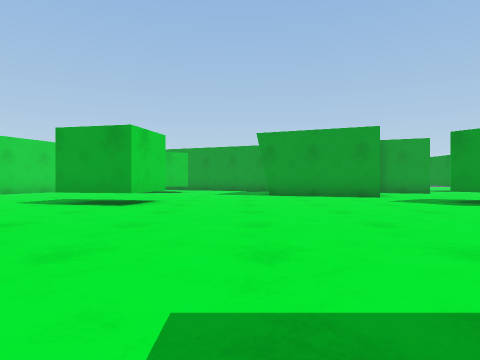
[1] (above)

24 first-person views from a walk through a Unity game level. The camera is 0.58 m above the floor, looks level and sees 75° across. The floor is counted in squares, 1 m on a side. Each view is taken from the middle of a square. On the plan, view 1 faces up. The plan holds only what a view shows up to about 9 squares ahead; the rest is blank. The place goes on beyond the plan. Surface patterns are stand-ins for the level's own textures.

[2]
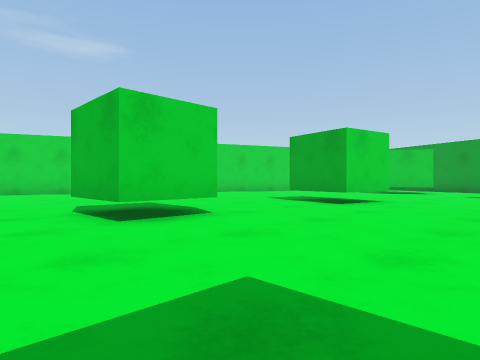

[3]
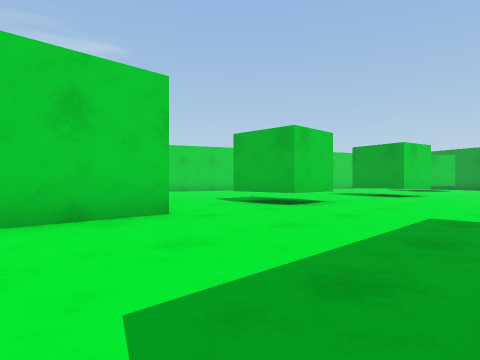

[4]
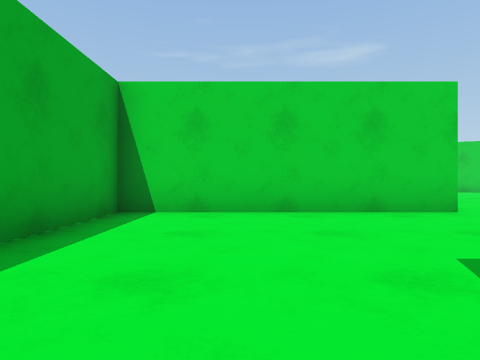

[5]
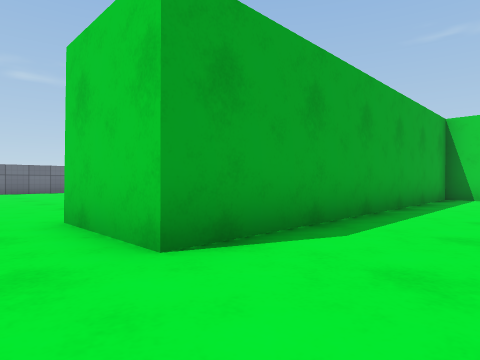

[6]
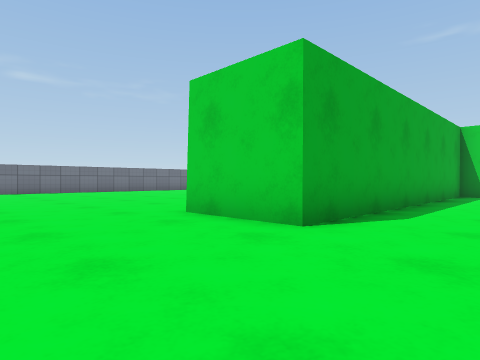

[7]
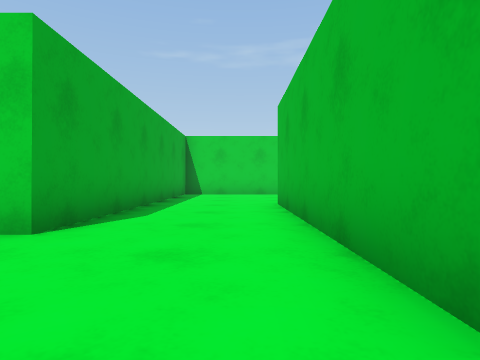

[8]
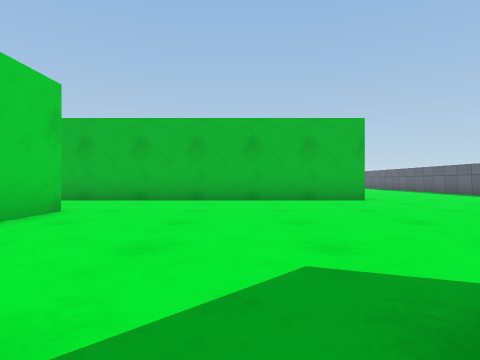

[9]
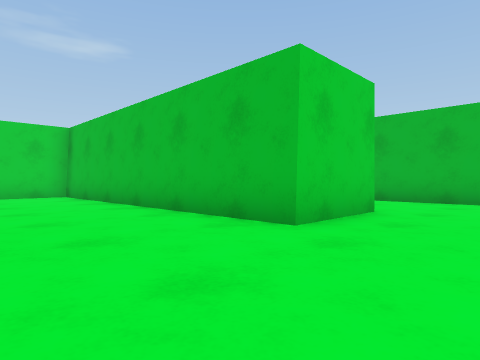

[10]
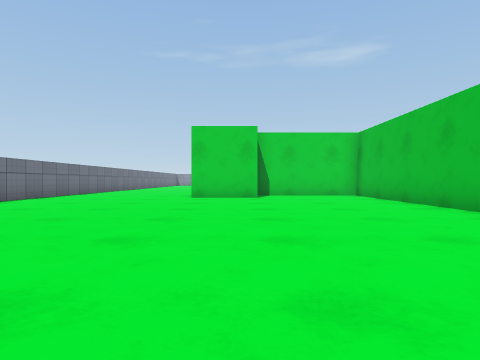

[11]
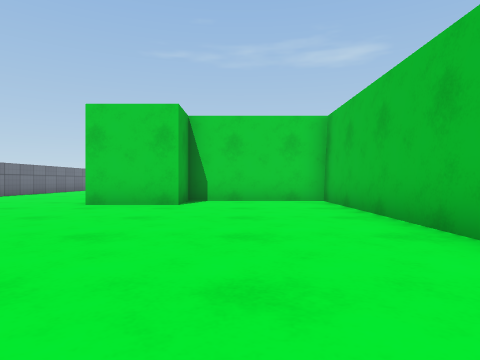

[12]
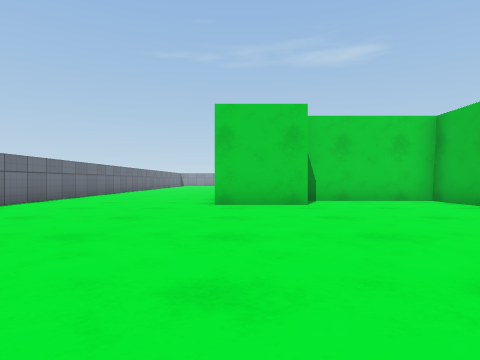

[13]
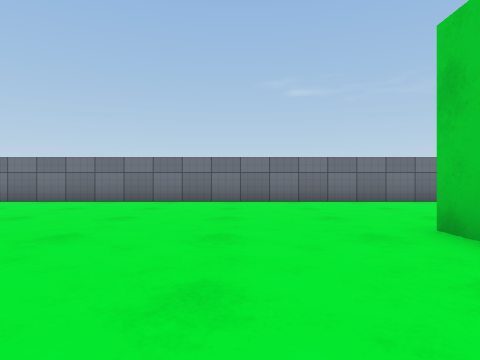

[14]
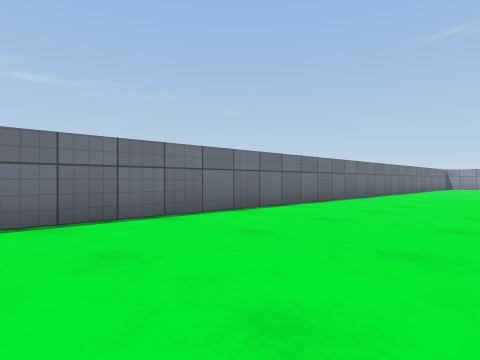

[15]
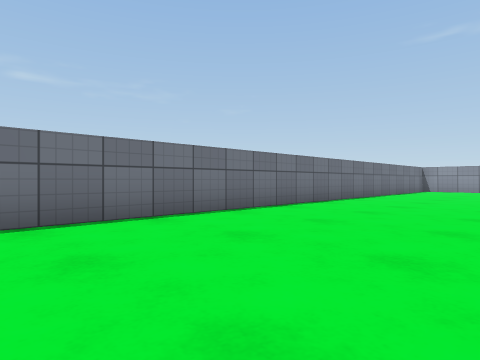

[16]
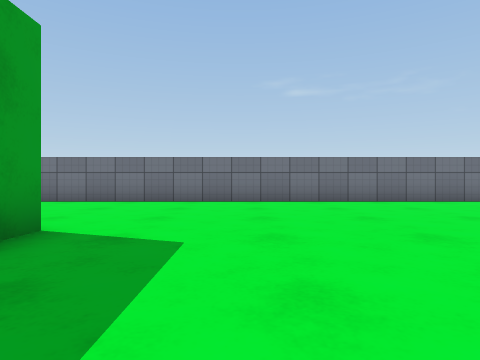

[17]
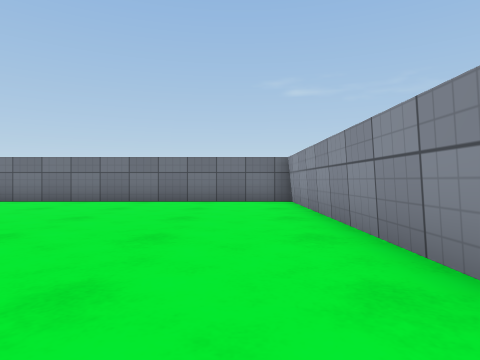

[18]
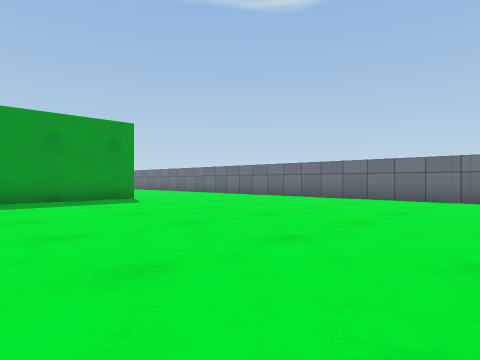

[19]
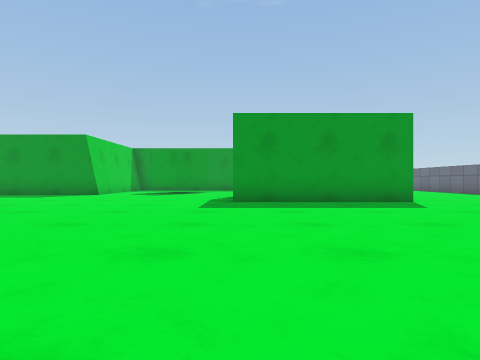

[20]
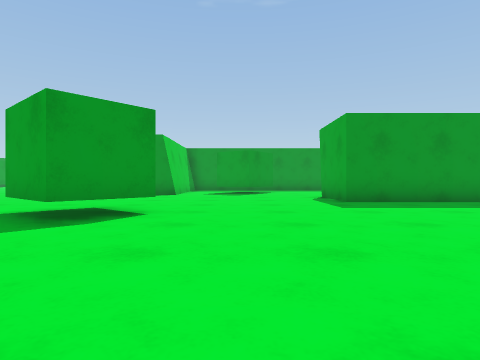

[21]
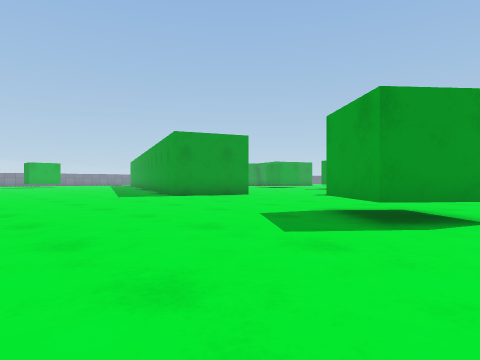

[22]
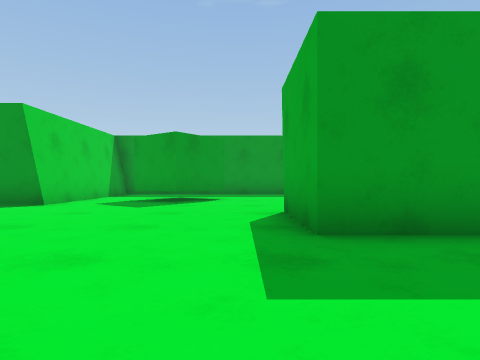

[23]
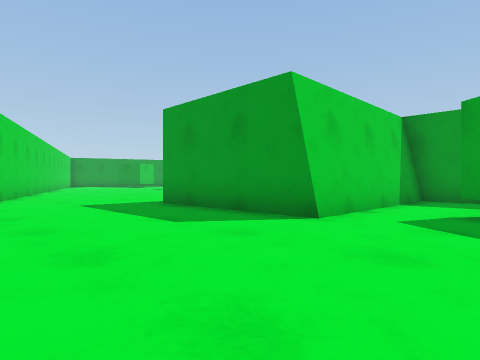

[24]
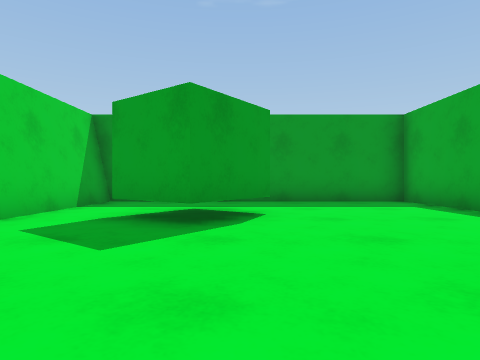

### Floor plan
Points are (right, up) in squares from view 1. A wall is a line through its corners. A room is listed if a view was taken in it or the views show most of it. See-through windows are left out.
Room 1 (views 1, 2, 3)
walls: (-3.1, 3.6) (-3.1, 1.8); (-3.6, -1) (-3.6, -7.2) (0.6, -7.2); (-2, 8.7) (-2.4, 7) (-3.3, 7.2); (5.7, 7.5) (5.3, 8.1)
ways out: opening at (-4.7, 5) to room 2; opening at (-4.5, 0.5) to room 2; opening at (1.3, -6) to room 2
Room 2 (views 4, 5, 6, 7, 8, 9, 10, 11, 12, 13, 14, 15, 16, 17, 18, 19, 20, 21, 22, 23, 24)
walls: (-8.5, -9.5) (-10.1, -8.4) (-9, -6.9); (-8.2, -13.4) (-5.6, -13.4) (-5.6, -9.8); (-5.6, -6.5) (-5.6, -5.4) (-10.8, -5.4) (-10.8, -1); (-17.5, -6.5) (-18.8, -5.4) (-17.5, -3.9); (-14.7, -15.6) (-14.7, -10.8) (-12.2, -10.8); (0.6, -7.2) (5.7, -7.2) (5.7, -9.7) (-3.6, -9.7) (-3.6, -13.4) (-2.3, -13.4) (-2.3, -15.6); (-13.3, 3.1) (-13.7, 2.3); (-3.1, 1.8) (-5.1, 1.8); (-24.4, -13.7) (-24.4, -20.6) (6.6, -20.6); (-3.3, 7.2) (-4.3, 7.4); (12.5, -4.1) (1.5, -4.1)
ways out: opening at (-4.7, 5) to room 1; opening at (-4.5, 0.5) to room 1; opening at (1.3, -6) to room 1

Positions as (right, up) in squares from view 1, and headings:
1: (0, 0), facing up
2: (1, 0), facing up-left
3: (1, -4), facing up-left
4: (2, -5), facing left
5: (7, -5), facing down-left
6: (9, -5), facing down-left
7: (9, -5), facing left
8: (9, -13), facing up
9: (8, -13), facing up-left
10: (8, -14), facing left
11: (5, -12), facing left
12: (5, -15), facing left
13: (0, -12), facing down
14: (-2, -16), facing down-left
15: (-7, -16), facing down-left
16: (-17, -12), facing down
17: (-23, -12), facing down
18: (-24, -11), facing down-right
19: (-23, -11), facing right
20: (-23, -8), facing right
21: (-23, -7), facing up-right
22: (-18, -10), facing right
23: (-15, -8), facing up-right
24: (-14, -9), facing right
